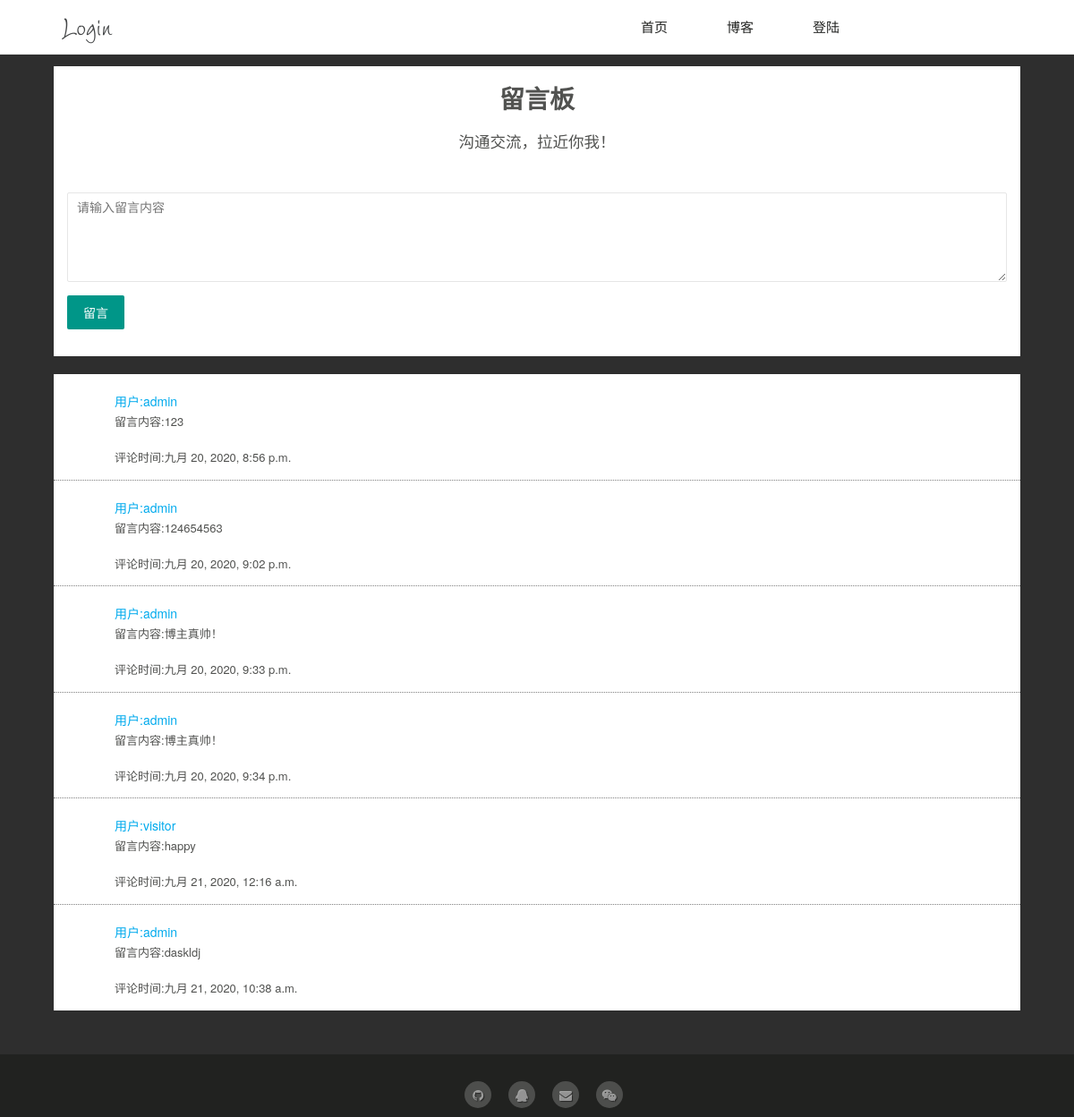
The app's page /message.html with its own data.
### Blog/models.py (models this page shows, shortened)
class Message(models.Model):
    body = models.TextField('留言内容', max_length=100)
    created_time = models.DateTimeField('发布时间', auto_now_add=True)
    user = models.ForeignKey(
        User,
        verbose_name='用户',
        on_delete=models.CASCADE,
        related_name='Msg',
    )
    class Meta:
        verbose_name = '留言板'
        verbose_name_plural = '留言板'

### Blog/views.py (the view, shortened to what this page needs)
# urls.py: path('message.html', views.message, name='message'),  # 留言页
def message(request):
    cnts = Message.objects.all()
    context = {'cnts': cnts}
    return render(request, 'message.html', context)

### templates/message.html (shortened to what this page needs)
{% extends "base.html" %}
{% load static %}
{% block content %}
    <div class="doc-container" id="doc-container">
        <div class="container-fixed">
            <div class="container-inner">
                <section class="msg-remark">
                    <h1>留言板</h1>
                    <p>
                        沟通交流，拉近你我！
                    </p>
                </section>
                <div class="textarea-wrap message" id="textarea-wrap">
                    <form class="layui-form blog-editor" method="post" action="{% url 'message' %}">
                        <div class="layui-form-item">
                            <div class="layui-form-item">
                                <label for="body"></label><textarea type="text" id="body" name="body" rows="2" placeholder="请输入留言内容" class="layui-textarea" ></textarea>
                            </div>
                        </div>
                        <div class="layui-form-item">
                            <button  type="submit"  class="layui-btn" >留言</button>
                        </div>
                    </form>
                </div>
            </div>
            <div class="mt20">
                <ul class="message-list" id="message-list">
                    {% for cnt in cnts %}
                    <li class="zoomIn article">
                        <div class="comment-parent">
                            <div class="info">
                                <span class="username">用户:{{ cnt.user }}</span>
                            </div>
                            <div class="comment-content">
                                留言内容:{{ cnt.body }}
                            </div>
                            <p class="info info-footer">
                                <span class="comment-time">评论时间:{{ cnt.created_time }}</span>
                            </p>
                        </div>
                    </li>
                    {% endfor %}
                </ul>
            </div>
        </div>
    </div>
{% endblock %}

### static/layui/css/layui.css (style rules this page uses)
h1, h2, h3, h4, h5, h6 { font-weight: 400 }
.layui-btn, .layui-edge, .layui-inline, img { vertical-align: middle }
.layui-btn, .layui-disabled, .layui-icon, .layui-unselect { -webkit-user-select: none; -ms-user-select: none; -moz-user-select: none }
blockquote, body, button, dd, div, dl, dt, form, h1, h2, h3, h4, h5, h6, input, li, ol, p, pre, td, textarea, th, ul { margin: 0; padding: 0; -webkit-tap-highlight-color: rgba(0, 0, 0, 0) }
li { list-style: none }
button, input, optgroup, option, select, textarea { font-family: inherit; font-size: inherit; font-style: inherit; font-weight: inherit; outline: 0 }
body { line-height: 24px; font: 14px Helvetica Neue, Helvetica, PingFang SC, \5FAE\8F6F\96C5\9ED1, Tahoma, Arial, sans-serif }
.layui-btn, .layui-input, .layui-select, .layui-textarea, .layui-upload-button { outline: 0; -webkit-appearance: none; transition: all .3s; -webkit-transition: all .3s; box-sizing: border-box }
.layui-card-body, .layui-card-header, .layui-form-label, .layui-form-mid, .layui-form-select, .layui-input-block, .layui-input-inline, .layui-textarea { position: relative }
.layui-badge-rim, .layui-colla-content, .layui-colla-item, .layui-collapse, .layui-elem-field, .layui-form-pane .layui-form-item[pane], .layui-form-pane .layui-form-label, .layui-input, .layui-layedit, .layui-layedit-tool, .layui-quote-nm, .layui-select, .layui-tab-bar, .layui-tab-card, .layui-tab-title, .layui-tab-title .layui-this:after, .layui-textarea { border-color: #e6e6e6 }
.layui-btn { display: inline-block; height: 38px; line-height: 38px; padding: 0 18px; background-color: #009688; color: #fff; white-space: nowrap; text-align: center; font-size: 14px; border: none; border-radius: 2px; cursor: pointer }
.layui-input, .layui-select, .layui-textarea { height: 38px; line-height: 1.3; line-height: 38px \9; border-width: 1px; border-style: solid; background-color: #fff; border-radius: 2px }
.layui-input, .layui-textarea { display: block; width: 100%; padding-left: 10px }
.layui-textarea { min-height: 100px; height: auto; line-height: 20px; padding: 6px 10px; resize: vertical }
.layui-form-item { margin-bottom: 15px; clear: both; *zoom: 1 }
.layui-form-item:after { content: '\20'; clear: both; *zoom: 1; display: block; height: 0 }

### static/css/master.css (style rules this page uses)
* { margin: 0; padding: 0 }
button, input, textarea { outline: 0; border: none; font: 14px/1.5 "Microsoft YaHei", "微软雅黑", "Helvetica Neue", "Hiragino Sans GB", Helvetica, Tahoma, sans-serif; color: #515250 }
li { list-style: none }
body, html { background-color: #00a0e9; font: 14px/1.5 "Helvetica neue", Helvetica, Tahoma, "lantinghei sc", "Microsoft Yahei", sans-serif; color: #515250; -webkit-font-smoothing: antialiased; -webkit-backface-visibility: hidden; overflow-x: hidden }
.container-fixed, .footer-fixed, .header-fixed { width: 1280px; margin-left: auto; margin-right: auto; position: relative }
.doc-container { position: relative; padding-top: 60px; -webkit-transition: all .2s; transition: all .2s; min-height: 100vh }
.zoomIn { animation: zoomIn 1s both }
@media screen and (max-width: 1366px) { .container-fixed, .footer-fixed, .header-fixed { width: 90% } }

### static/css/blog.css (style rules this page uses)
.container-fixed:after { content: "."; display: block; height: 0; clear: both; visibility: hidden }

### static/css/gloable.css (style rules this page uses)
.mt20 { margin-top:20px; }

### static/css/index_style.css (style rules this page uses)
* { padding: 0; margin: 0; }
ul li { list-style: none; }

### static/css/message.css (style rules this page uses)
.msg-remark h1 { font-weight: 700; font-size: 2rem }
.msg-remark p { font-size: 1.25rem; margin: 1rem 0 }
.textarea-wrap.message { background-color: #fff; padding: 15px }
.message-list { position: relative; margin-bottom: 10px }
.message-list li:first-child { border-top: 0 }
.message-list li { background: #fff; padding: 15px; border-top: 1px dotted grey }
.message-list .comment-content, .message-list .info, .message-list .replycontainer { margin-left: 53px }
.message-list .info-footer { font-size: 13px }
.message-list .info, .message-list .replycontainer { padding-top: 5px }
.message-list .info { overflow-x: hidden }
.message-list .info span { padding-right: 5px }
.message-list .info .username { color: #01AAED }
.message-list .comment-content { padding: 2px 0 5px 0; min-height: 30px; font-size: 13px; word-break: break-all }

### records on screen
Message: user "admin", body "123", created_time "九月 20, 2020, 8:56 p.m."
Message: user "admin", body "124654563", created_time "九月 20, 2020, 9:02 p.m."
Message: user "admin", body "博主真帅！", created_time "九月 20, 2020, 9:33 p.m."
Message: user "admin", body "博主真帅！", created_time "九月 20, 2020, 9:34 p.m."
Message: user "visitor", body "happy", created_time "九月 21, 2020, 12:16 a.m."
Message: user "admin", body "daskldj", created_time "九月 21, 2020, 10:38 a.m."
